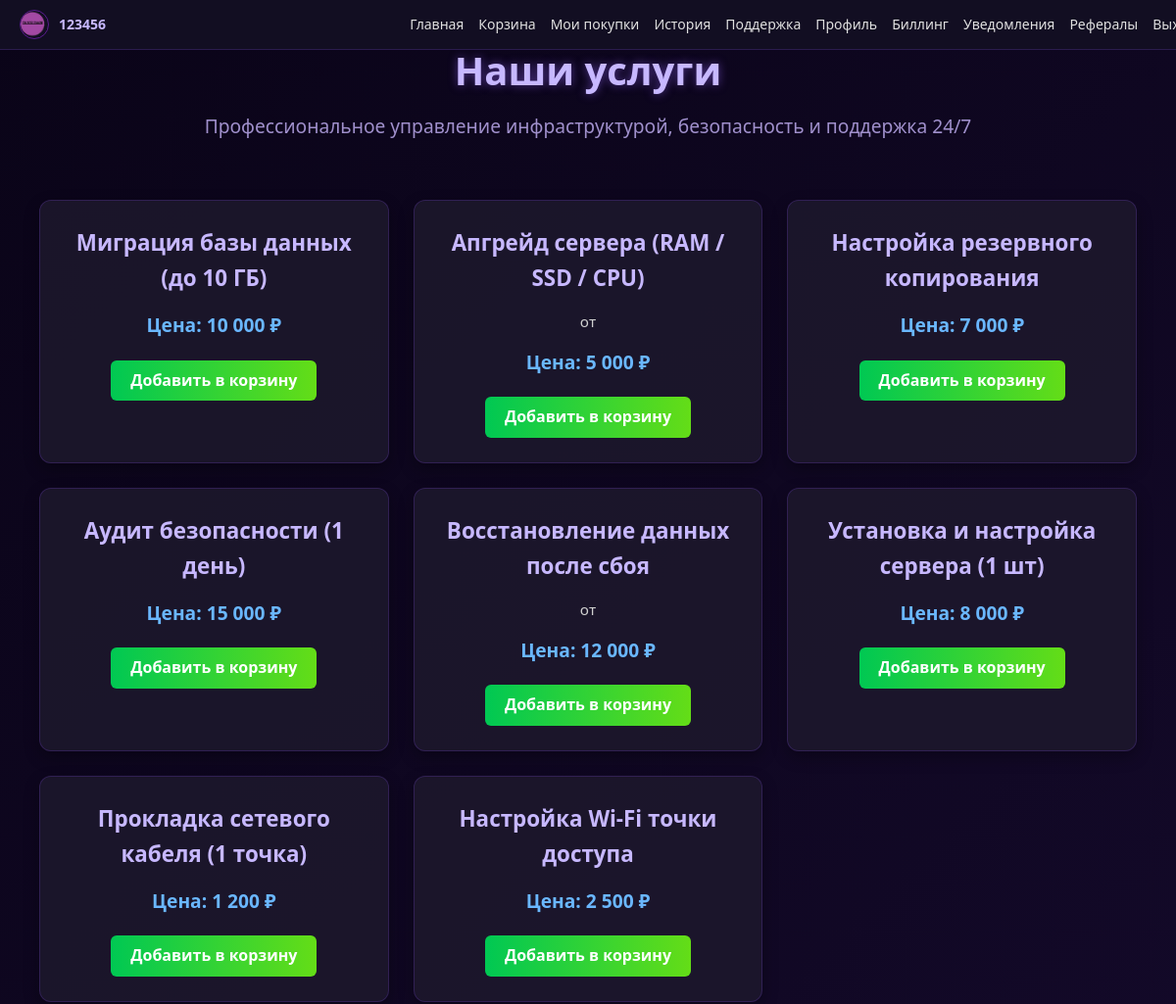
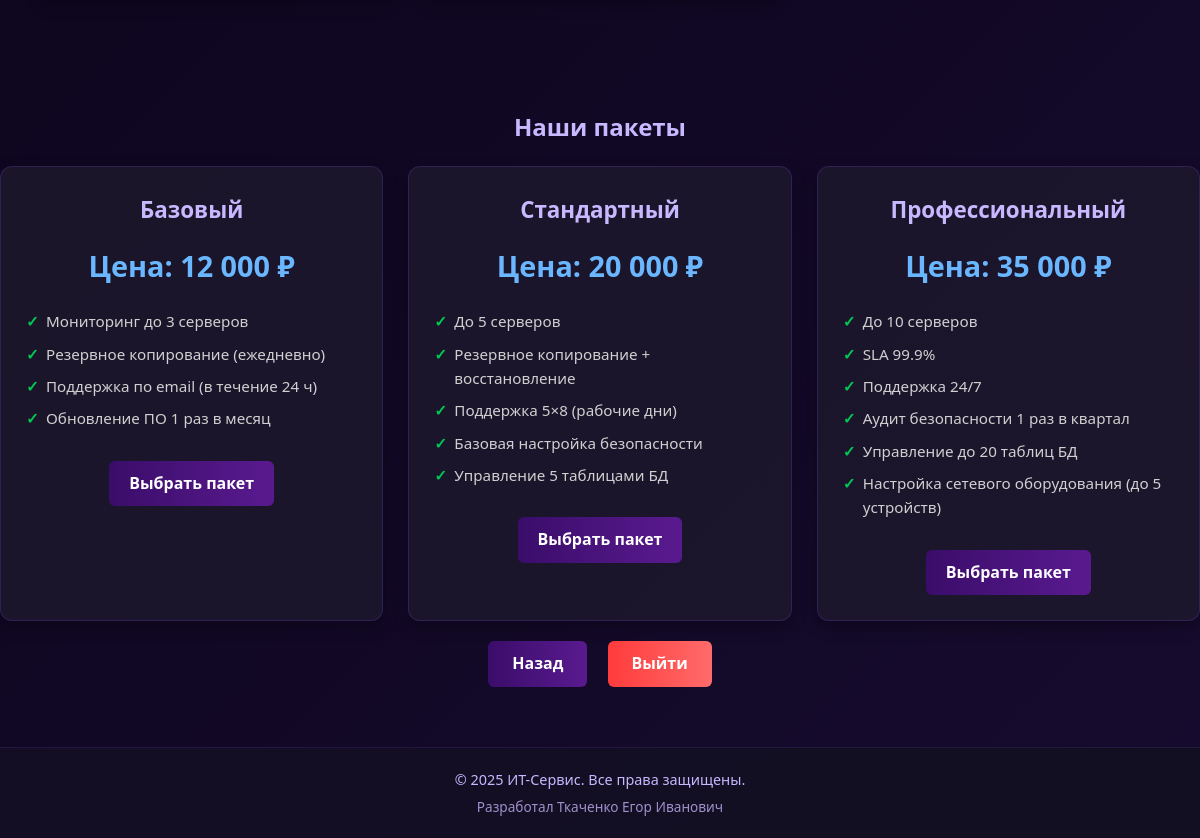
Page /pages/services.php (signed in) on the committed database (2 pictures, top to bottom).
### tables this page shows
CREATE TABLE `services` (
  `id` int(11) NOT NULL AUTO_INCREMENT,
  `name` varchar(255) NOT NULL,
  `price` int(11) NOT NULL,
  `description` text DEFAULT NULL,
  `sort_order` int(11) DEFAULT 0,
  PRIMARY KEY (`id`)
);

CREATE TABLE `tariff_plans` (
  `id` int(11) NOT NULL AUTO_INCREMENT,
  `name` varchar(100) NOT NULL,
  `slug` varchar(50) NOT NULL,
  `price` int(11) NOT NULL,
  `description` text DEFAULT NULL,
  `features` text DEFAULT NULL,
  `is_recommended` tinyint(1) DEFAULT 0,
  `sort_order` int(11) DEFAULT 0,
  PRIMARY KEY (`id`),
  UNIQUE KEY `slug` (`slug`)
);

### pages/services.php (the view, shortened to what this page needs)
<?php
require_once '../auth.php';
require_once '../config.php';
try {
    $pdo = new PDO("mysql:host=$host;dbname=$dbname;charset=utf8", $username, $password);
    $pdo->setAttribute(PDO::ATTR_ERRMODE, PDO::ERRMODE_EXCEPTION);
} catch (PDOException $e) {
    die("Ошибка подключения к БД: " . htmlspecialchars($e->getMessage()));
}
$stmt = $pdo->prepare("SELECT id, name, description, price FROM services WHERE price > 0 ORDER BY sort_order");
$stmt->execute();
$services = $stmt->fetchAll(PDO::FETCH_ASSOC);
$stmt = $pdo->query("SELECT * FROM tariff_plans ORDER BY sort_order LIMIT 3");
$packages = $stmt->fetchAll(PDO::FETCH_ASSOC);
?>
<!DOCTYPE html>
<html lang="ru">
<head>
    <link rel="stylesheet" href="../css/guest.css">
    <link rel="stylesheet" href="../css/services.css">
</head>
<body>
    <div class="user-panel">
        <img src="<?= htmlspecialchars($_SESSION['avatar'] ?? '../imang/default.png') ?>" alt="Аватарка">
        <div class="user-info">
            <strong><?= htmlspecialchars($_SESSION['username'] ?? 'Пользователь') ?></strong><br>
        </div>
        <div class="user-menu">
            <a href="user_dashboard.php">Главная</a>
            <a href="cart.php">Корзина</a>
            <a href="purchased.php">Мои покупки</a>
            <a href="history.php">История</a>
            <a href="support.php">Поддержка</a>
            <a href="edit_profile.php">Профиль</a>
            <a href="billing.php">Биллинг</a>
            <a href="notifications.php">Уведомления</a>
            <a href="referral.php">Рефералы</a>
            <a href="../logout.php">Выход</a>
        </div>
    </div>
    <div class="content-wrapper">
        <div class="header">
            <h1>Наши услуги</h1>
            <p>Профессиональное управление инфраструктурой, безопасность и поддержка 24/7</p>
        </div>
        <div class="services-page">
            <?php if (empty($services)): ?>
                <div class="no-services">Нет доступных платных услуг.</div>
            <?php else: ?>
                <div class="services-grid">
                    <?php foreach ($services as $service): ?>
                        <div class="service-card">
                            <h3><?= htmlspecialchars($service['name']) ?></h3>
                            <p><?= htmlspecialchars($service['description']) ?></p>
                            <div class="price">Цена: <?= number_format($service['price'], 0, '', ' ') ?> ₽</div>
                            <a href="../actions/add_to_cart.php?type=service&id=<?= (int)$service['id'] ?>" class="btn-cart">Добавить в корзину</a>
                        </div>
                    <?php endforeach; ?>
                </div>
            <?php endif; ?>
        </div>
        <div class="packages-section">
            <h2>Наши пакеты</h2>
            <div class="packages-grid">
                <?php foreach ($packages as $package): ?>
                    <div class="package-card">
                        <h3><?= htmlspecialchars($package['name']) ?></h3>
                        <div class="price">Цена: <?= number_format($package['price'], 0, '', ' ') ?> ₽</div>
                        <ul>
                            <?php
                            $features = explode("\n", $package['features']);
                            foreach ($features as $feature):
                                if (!empty(trim($feature))):
                            ?>
                                <li><?= htmlspecialchars(trim($feature)) ?></li>
                            <?php
                                endif;
                            endforeach;
                            ?>
                        </ul>
                        <a href="../actions/add_to_cart.php?type=package&id=<?= (int)$package['id'] ?>" class="btn">Выбрать пакет</a>
                    </div>
                <?php endforeach; ?>
            </div>
        </div>
        <div class="actions">
            <a href="user_dashboard.php" class="btn btn-back">Назад</a>
            <a href="../logout.php" class="btn btn-logout">Выйти</a>
        </div>
    </div>
    <?php include '../footer.php'; ?>
</body>
</html>

### css/guest.css (style rules this page uses)
body { background: linear-gradient(135deg, #0a0418, #160b2e); color: #e0e0e0; font-family: 'Segoe UI', Tahoma, Geneva, Verdana, sans-serif; margin: 0; padding: 0; min-height: 100vh; display: flex; flex-direction: column; }
.header { text-align: center; padding: 40px 20px 20px; }
.header h1 { font-size: 2.5rem; color: #c7b8ff; margin: 0; text-shadow: 0 0 10px rgba(150, 100, 255, 0.5); }
.header p { font-size: 1.2rem; margin-top: 10px; color: #a090cc; }
.services-grid { display: grid; grid-template-columns: repeat(auto-fit, minmax(250px, 1fr)); gap: 20px; max-width: 1200px; margin: 30px auto; padding: 0 20px; }
.service-card { background: rgba(30, 25, 45, 0.8); border: 1px solid rgba(100, 60, 180, 0.3); border-radius: 12px; padding: 20px; box-shadow: 0 4px 12px rgba(0, 0, 0, 0.3); transition: transform 0.3s ease; }
.service-card h3 { color: #c7b8ff; margin-top: 0; margin-bottom: 10px; }
.service-card p { font-size: 0.95rem; color: #d0d0d0; line-height: 1.5; }
.actions { text-align: center; padding: 20px; }
.btn { display: inline-block; padding: 12px 30px; margin: 0 10px; border-radius: 6px; text-decoration: none; font-weight: bold; font-size: 16px; transition: all 0.3s ease; }

### rows in the picture
services: name "Миграция базы данных (до 10 ГБ)", price "10 000"
services: name "Апгрейд сервера (RAM / SSD / CPU)", description "от", price "5 000"
services: name "Настройка резервного копирования", price "7 000"
services: name "Аудит безопасности (1 день)", price "15 000"
services: name "Восстановление данных после сбоя", description "от", price "12 000"
services: name "Установка и настройка сервера (1 шт)", price "8 000"
services: name "Прокладка сетевого кабеля (1 точка)", price "1 200"
services: name "Настройка Wi-Fi точки доступа", price "2 500"
tariff_plans: name "Базовый", price "12 000", features "Мониторинг до 3 серверов", features "Резервное копирование (ежедневно)", features "Поддержка по email (в течение 24 ч)", features "Обновление ПО 1 раз в месяц"
tariff_plans: name "Стандартный", price "20 000", features "До 5 серверов", features "Резервное копирование + восстановление", features "Поддержка 5×8 (рабочие дни)", features "Базовая настройка безопасности", features "Управление 5 таблицами БД"
tariff_plans: name "Профессиональный", price "35 000", features "До 10 серверов", features "SLA 99.9%", features "Поддержка 24/7", features "Аудит безопасности 1 раз в квартал", features "Управление до 20 таблиц БД", features "Настройка сетевого оборудования (до 5 устройств)"

### other values in the picture
$_SESSION['username'] "123456"
